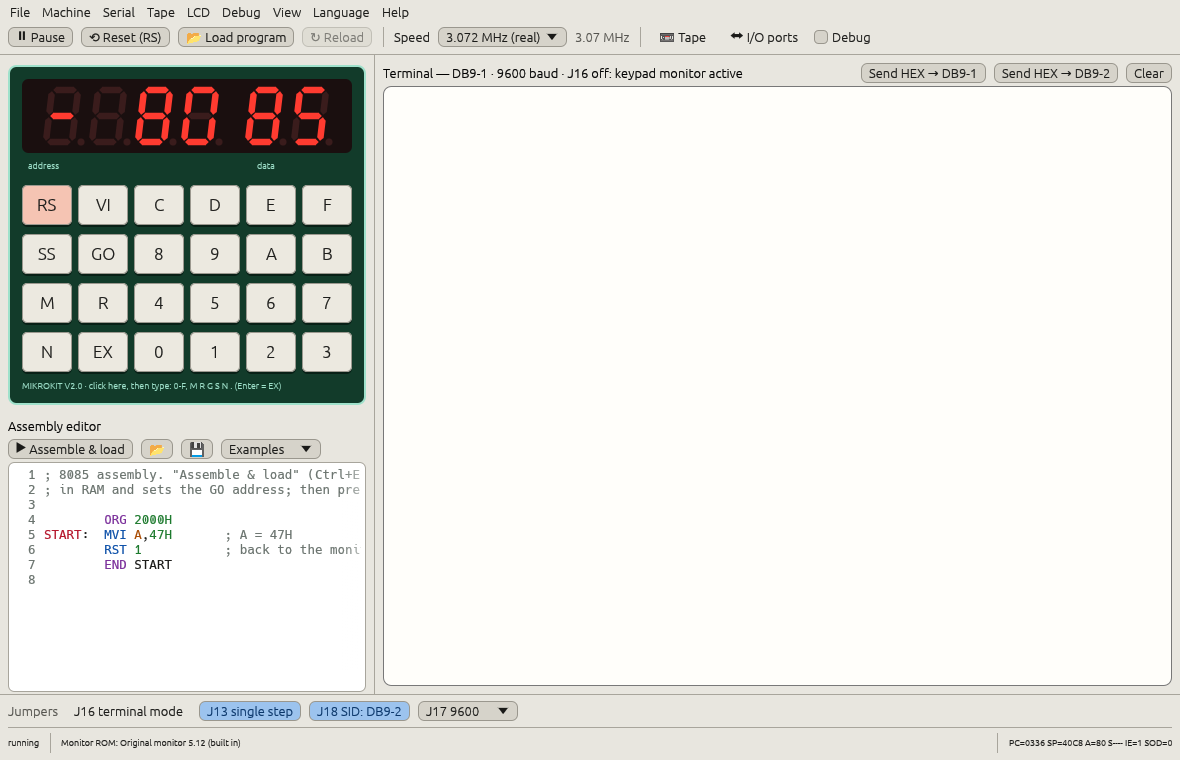
#> input picture docs/images/main-window-en.png, 1180 x 760 px
$ python screenshots.py images/screenshot.png
#> lines starting #> are read from the running program, lines starting #| are printed output that depends on the picture
"""Take the manual's screenshots by driving MikroKit-Emu in a virtual X display.

Needs Xvfb running on :99 (Xvfb :99 -screen 0 1280x800x24 &), xdotool,
ImageMagick's `import`, Pillow, and a release build (cargo build --release).

usage: python3 docs/screenshots.py [scene ...]   (no names = all scenes)
       LANGS="el" python3 docs/screenshots.py basic
Afterwards run docs/build.py. The numbered main-window images are made
by numbered() at the end.
"""
import json
import os
import shutil
import subprocess
import sys
import time

import tempfile

S = os.path.join(tempfile.gettempdir(), 'mikrokit-shots')
os.makedirs(S, exist_ok=True)
EMU = os.path.abspath(os.path.join(os.path.dirname(__file__), '..'))
OUT = os.path.join(EMU, 'docs', 'images')
os.makedirs(OUT, exist_ok=True)
ENV = dict(os.environ, DISPLAY=':99')
ENV.pop('WAYLAND_DISPLAY', None)

# menu x positions per language
MENU = {
    'en': {'file': 20, 'lcd': 197, 'view': 287},
    'el': {'file': 30, 'lcd': 260, 'view': 428},
}


def xdo(*args):
    subprocess.run(['xdotool', *map(str, args)], env=ENV, check=False)


# [7 lines left out: function settings_ron, not called in this run]


def jumpers(terminal=False, j18_db9_2=True):
    return f'(j16_terminal:{str(terminal).lower()},j13_trap:true,j18_db9_2:{str(j18_db9_2).lower()},j17:1,j14_8155_ram:true)'


class Run:
    # [19 lines left out: function __init__, not called in this run]

    def click(self, x, y, wait=0.3):
        xdo('mousemove', x, y, 'click', 1)
        time.sleep(wait)

    # [11 lines left out: function drag, not called in this run]

    def move(self, x, y):
        xdo('mousemove', x, y)
        time.sleep(0.2)

    # [16 lines left out: function type, not called in this run]

    def key(self, k, wait=0.2):
        xdo('key', k)
        time.sleep(wait)

    def wait(self, s):
        time.sleep(s)

    # [17 lines left out: functions shot, close, not called in this run]


def board_focus(r):
    r.click(185, 393)  # empty part of the board, under the keypad


def term_focus(r):
    r.click(780, 500)


# ----------------------------------------------------------------------------
# [74 lines left out: functions main_window, keypad_memory, keypad_boot, terminal, rom_menu, basic and 1 more, not called in this run]


EDITOR_ERROR = {
    'en': "; my first program\n        ORG 2000H\nSTART:  MVI A,47H       ; A = 47H\n        MOV B,Q         ; oops: no register Q\n        RST 1           ; back to the monitor\n        END START\n",
    'el': "; το πρώτο μου πρόγραμμα\n        ORG 2000H\nSTART:  MVI A,47H       ; A = 47H\n        MOV B,Q         ; λάθος: δεν υπάρχει Q\n        RST 1           ; επιστροφή στο monitor\n        END START\n",
}


# [51 lines left out: functions editor, readme, lcd_menu, ports, debug, not called in this run]


RECORD = {'en': (830, 576), 'el': (895, 576)}


# [24 lines left out: functions tape, dark, not called in this run]


ALL = [main_window, keypad_boot, keypad_memory, terminal, rom_menu, basic, lcd, lcd_menu, ports, debug, tape, dark, editor, readme]

def numbered():
    """Red numbered markers on the main-window screenshot (see section 3)."""
    from PIL import Image, ImageDraw, ImageFont
    font = ImageFont.truetype('DejaVuSans-Bold.ttf', 18)
    marks = {
        'en': [(1, 445, 12), (2, 905, 37), (3, 360, 108), (4, 360, 280), (5, 1150, 120), (6, 535, 711), (7, 300, 743), (8, 345, 425)],
        'el': [(1, 600, 12), (2, 1125, 37), (3, 360, 108), (4, 360, 280), (5, 1150, 120), (6, 640, 711), (7, 560, 743), (8, 375, 425)],
    }
    for lang, ms in marks.items():
        src = os.path.join(OUT, f'main-window-{lang}.png')
        if not os.path.exists(src):
            continue
        im = Image.open(src).convert('RGB')
        d = ImageDraw.Draw(im)
        for n, x, y in ms:
            d.ellipse((x - 13, y - 13, x + 13, y + 13), fill=(200, 30, 30), outline='white', width=2)
            d.text((x, y), str(n), fill='white', font=font, anchor='mm')
        im.save(os.path.join(OUT, f'main-window-numbered-{lang}.png'), optimize=True)


if __name__ == '__main__':
    want = sys.argv[1:]
    for lang in (['en', 'el'] if not os.environ.get('LANGS') else os.environ['LANGS'].split()):
        for f in ALL:
            if not want or f.__name__ in want:
                f(lang)
    numbered()
#> in numbered, im is the input picture: PIL image 1180x760 RGB; mean R, G, B 226.2, 226.3, 221.2
#> in numbered, `im.save(os.path.join(OUT, f'main-window-numbered-{lang}.png'), optimiz..`:
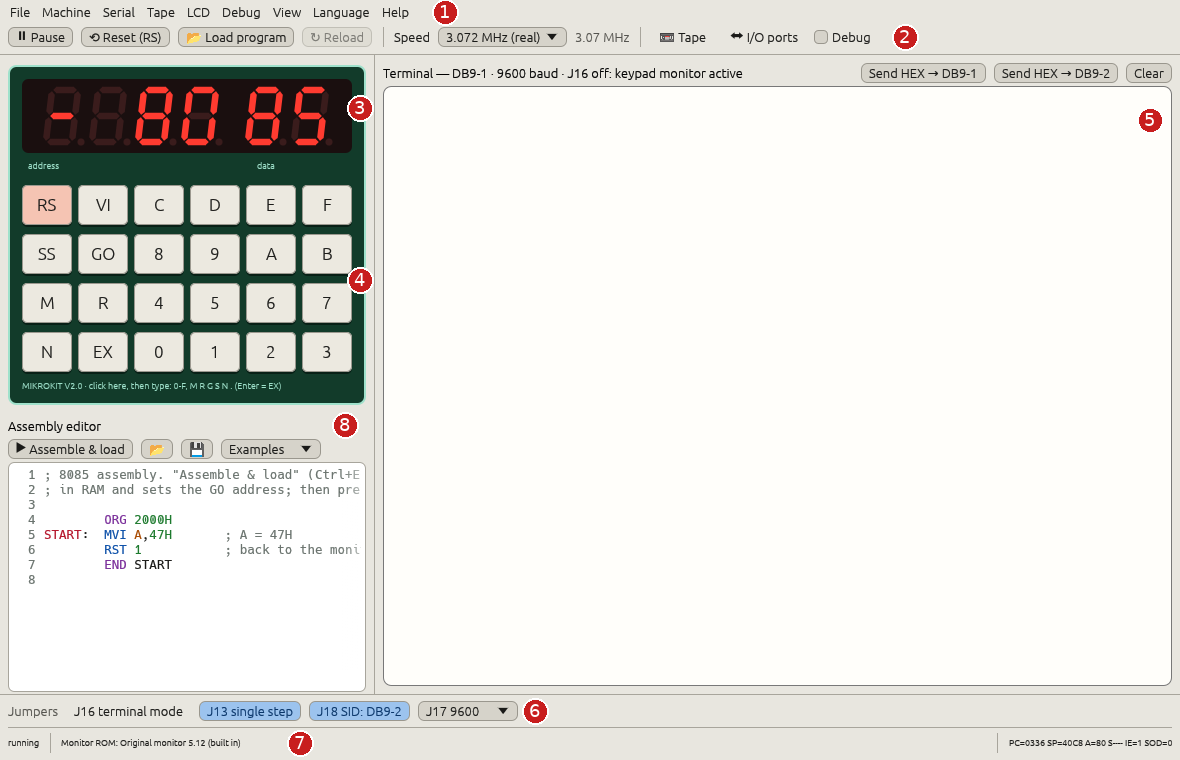
#> saved as main-window-numbered-en.png: PIL image 1180x760 RGB; mean R, G, B 226.3, 225.9, 220.8
#> pass 2 of the loop in numbered, `for lang, ms in marks.items():`:
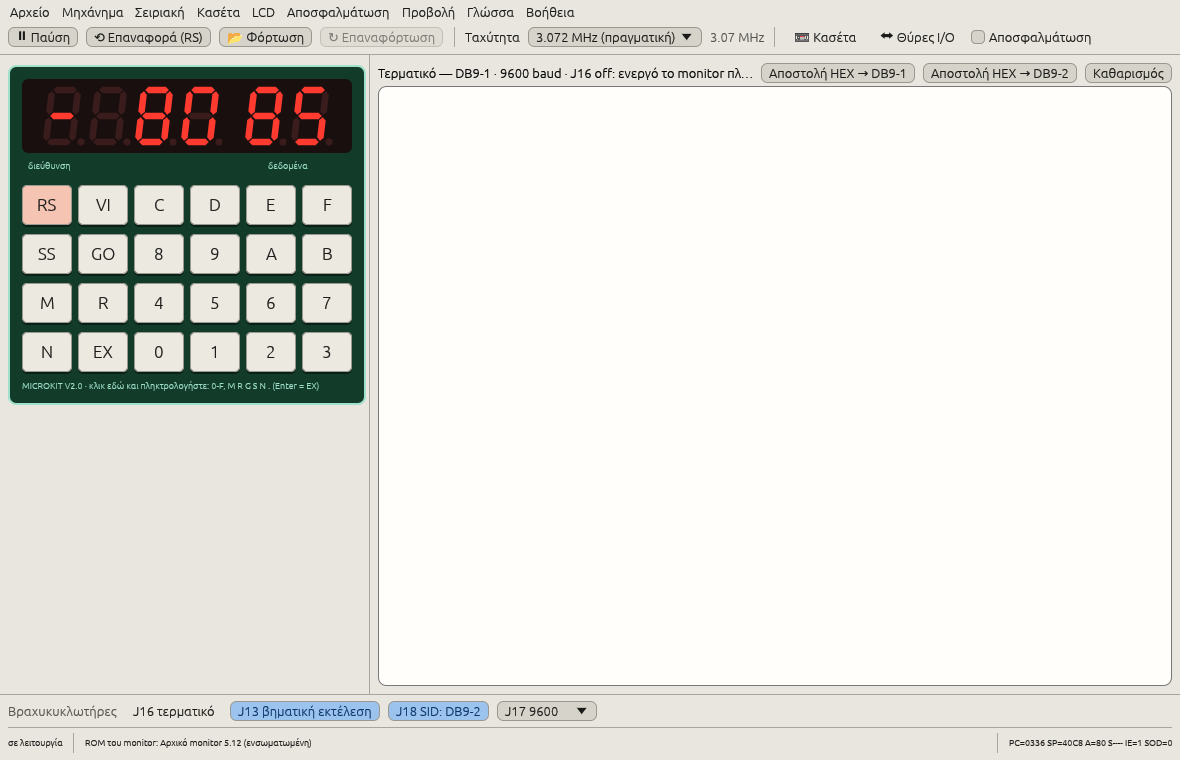
#> input picture docs/images/main-window-el.png, 1180 x 760 px
#> in numbered, im is the input picture: PIL image 1180x760 RGB; mean R, G, B 224.6, 224.6, 218.9
#> in numbered, `im.save(os.path.join(OUT, f'main-window-numbered-{lang}.png'), optimiz..`:
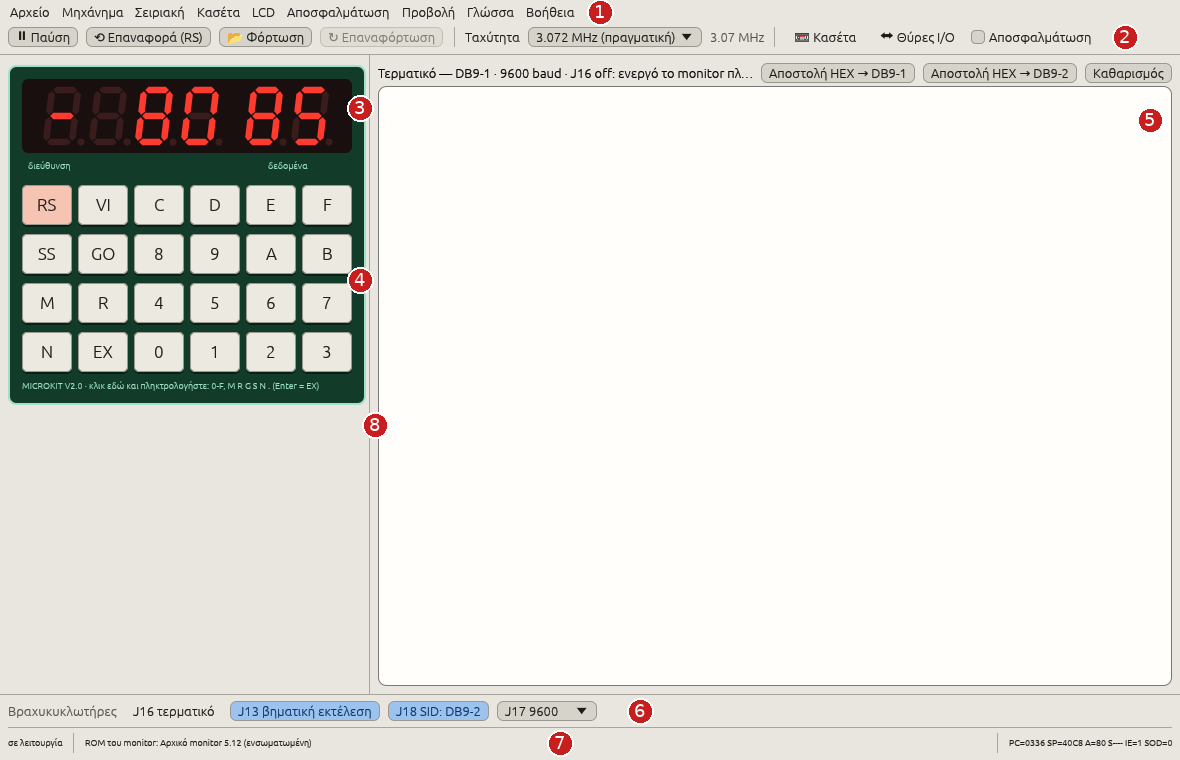
#> saved as main-window-numbered-el.png: PIL image 1180x760 RGB; mean R, G, B 224.7, 224.1, 218.5
